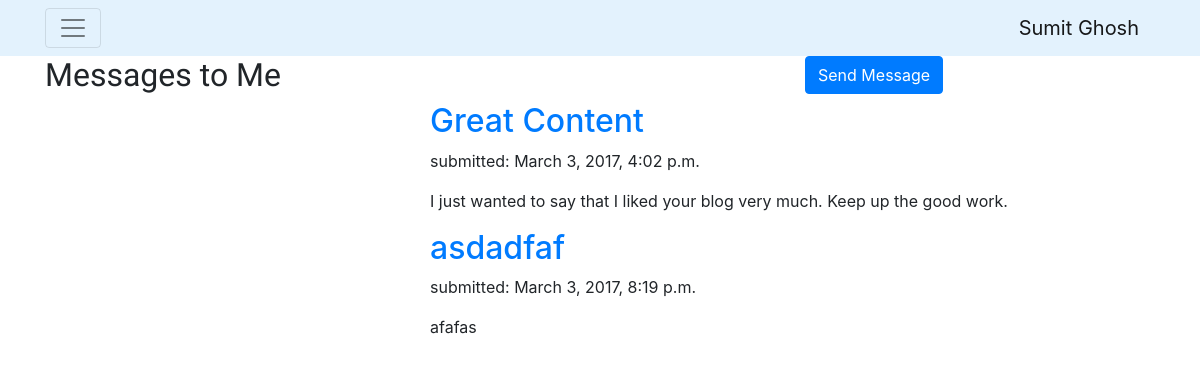
The app's page /contact/, older data.
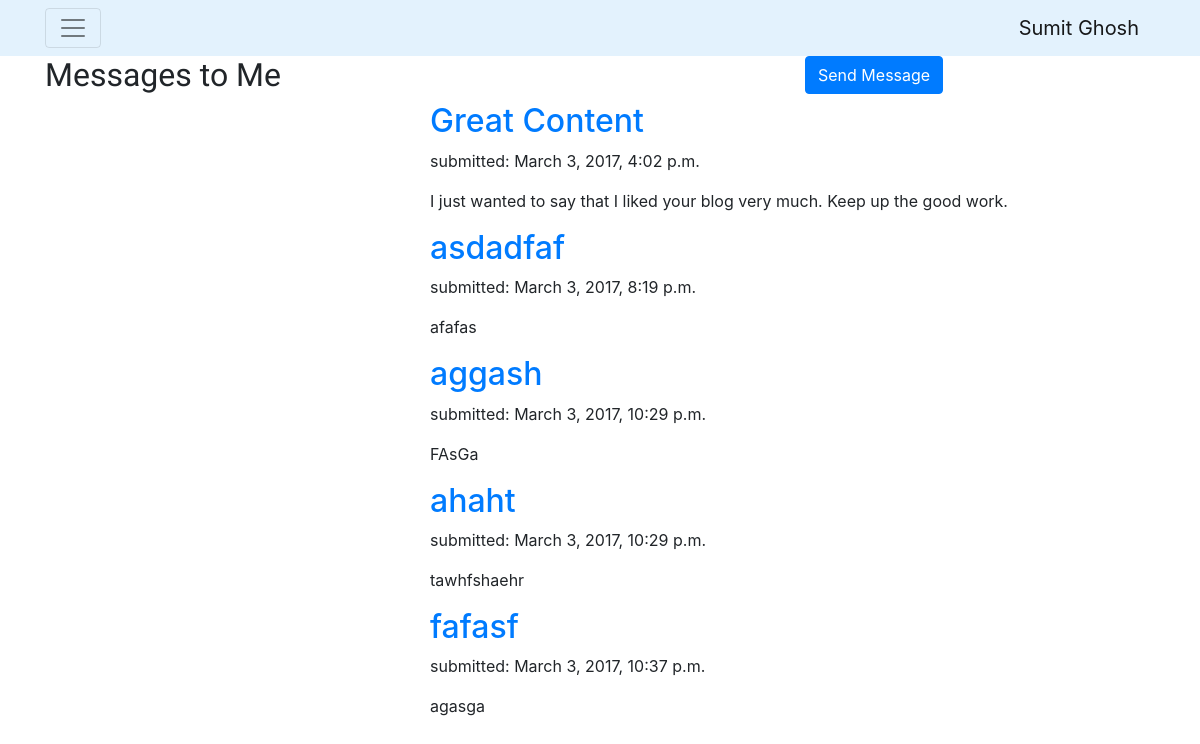
The same page, newer data.
### contact/models.py (models this page shows, shortened)
class ContactMessage(models.Model):
    title = models.CharField(max_length=100)
    message = models.TextField()
    name = models.CharField(max_length=50)
    email = models.EmailField()
    submitted_date = models.DateTimeField()

### contact/views.py (the view)
# urls.py: url(r'^contact/', include('contact.urls')),
def contact(request):
    messages = ContactMessage.objects.filter(submitted_date__lte=timezone.now()).order_by('submitted_date')
    form = ContactForm(request.POST or None)
    if form.is_valid():
        message = form.save(commit=False)
        message.send()
    return render(request, 'contact/contact.html', {'form': form, 'messages': messages})

### templates/contact/contact.html (shortened to what this page needs)
{% extends 'contact/base.html' %}
{% load crispy_forms_tags %}
{% block content %}
    <div class="row"><div class="col-md-8">
        <h2 style="font-family: 'Oswald', sans-serif;">Messages to Me</h2>
    </div>
    <div class="col-md-4 float-right">
        <button type="button" class="btn btn-primary" data-toggle="modal" data-target="#contactFormModal">
            Send Message
        </button>
    </div>
    </div>
    {% for message in messages %}
        <div class="col-md-8 offset-md-4">
            <h2><a href="">{{ message.title }}</a></h2>
            <p>submitted: {{ message.submitted_date }}</p>
            <p>{{ message.message }}</p>
        </div>
    {% endfor %}
{% endblock %}

Row changes from the older to the newer data that the page shows:
added ContactMessage: title "aggash", submitted_date "March 3, 2017, 10:29 p.m.", message "FAsGa"
added ContactMessage: title "ahaht", submitted_date "March 3, 2017, 10:29 p.m.", message "tawhfshaehr"
added ContactMessage: title "fafasf", submitted_date "March 3, 2017, 10:37 p.m.", message "agasga"
